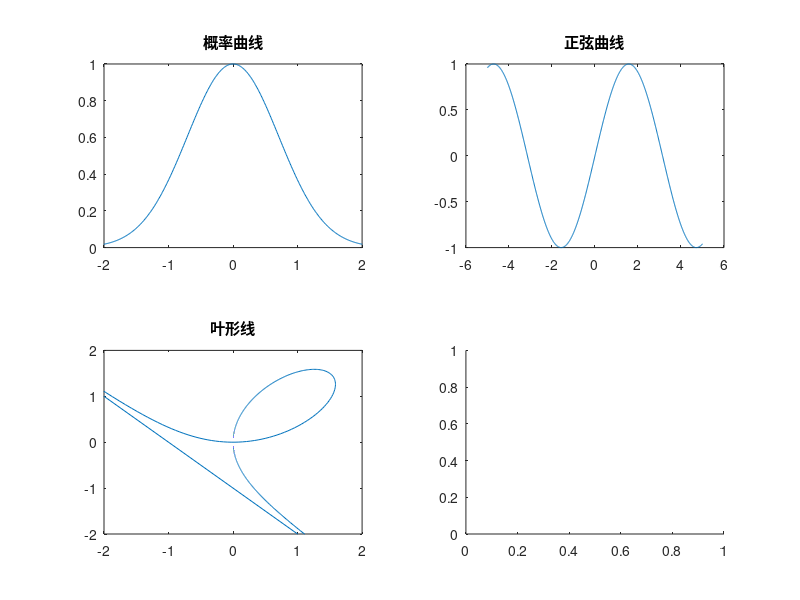

This figure's MATLAB source: (Note: this script raises an error after producing the figure.)
x=linspace(-5,5,1000);
subplot(2,2,1),plot(x,exp(-x.^2)),title("概率曲线"),xlim([-2,2]);
subplot(2,2,2),plot(x,sin(x)),title("正弦曲线");

t=linspace(-100,100,10000);
subplot(2,2,3),plot((3*t)./(1+t.^3),(3*t.^2)./(1+t.^3)),title("叶形线"),xlim([-2,2]),ylim([-2,2]);

theta=linspace(-2*pi,2*pi,1000);
subplot(2,2,4),polarplot(theta,sin(2.*theta)),title("四叶玫瑰曲线");
